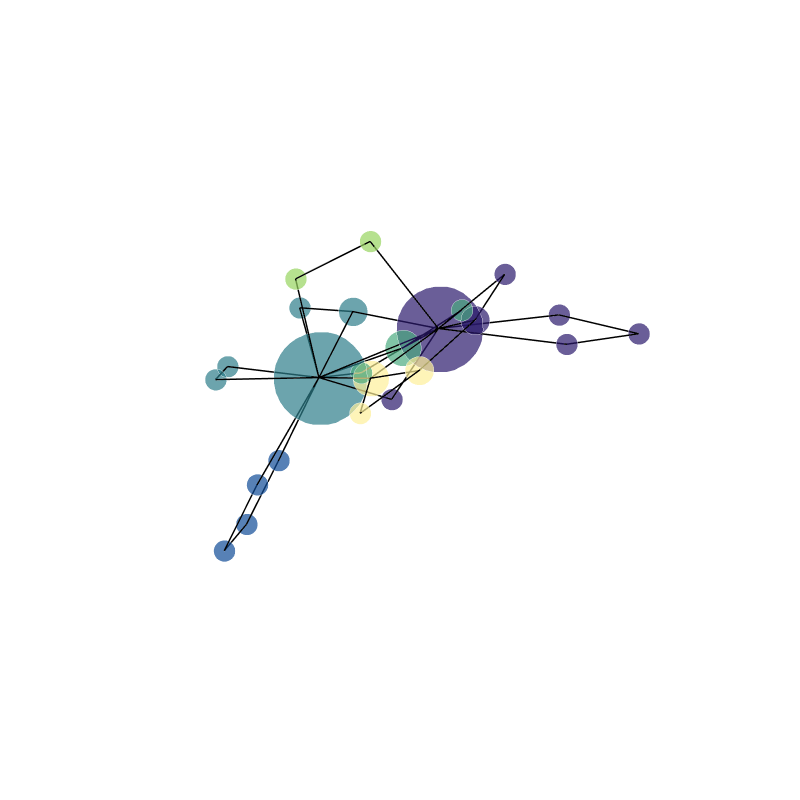

The notebook cell saved with this chart:
### Code cell
drawNetwork3D(nodes,edges)

### Figure 1 — Plotly figure (JSON) as saved in the notebook; plotly's stock layout.template omitted (floating-point values rounded to 4 significant figures)
{"data": [{"hoverinfo": "text", "line": {"color": "black", "width": 3}, "mode": "lines", "text": ["O(1,2)", "O(1,2)", null, "O(2)", "O(2)", null, "O(2)", "O(2)", null, "O(1)", "O(1)", null, "O(1,2,2)", "O(1,2,2)", null, "O(1)", "O(1)", null, "O(2)", "O(2)", null, "O(1,1,2,2)", "O(1,1,2,2)", null, "O(3)", "O(3)", null, "O(2)", "O(2)", null, "O(1)", "O(1)", null, "O(1,2)", "O(1,2)", null, "O(1)", "O(1)", null, "O(1,2,2)", "O(1,2,2)", null, "O(2,2)", "O(2,2)", null, "O(1,2,2)", "O(1,2,2)", null, "O(2)", "O(2)", null, "O(1,2,2)", "O(1,2,2)", null, "O(1,2)", "O(1,2)", null, "O(2)", "O(2)", null, "O(1,2)", "O(1,2)", null, "O(1,2,2)", "O(1,2,2)", null, "O(1,1)", "O(1,1)", null, "O(1,2)", "O(1,2)", null, "O(2)", "O(2)", null, "O(1,2,2)", "O(1,2,2)", null, "O(2)", "O(2)", null, "O(1,1,2)", "O(1,1,2)", null, "O(2,2,3)", "O(2,2,3)", null, "O(1,1,2)", "O(1,1,2)", null, "O(1,2)", "O(1,2)", null, "O(1)", "O(1)", null, "O(1,2)", "O(1,2)", null, "O(3)", "O(3)", null, "O(1,2)", "O(1,2)", null, "O(1,1,2)", "O(1,1,2)", null, "O(1,2)", "O(1,2)", null], "type": "scatter3d", "x": [-0.2112, 0.1087, null, -0.2112, -0.1226, null, -0.2112, -0.2983, null, -0.2112, -0.08163, null, -0.2112, -0.01566, null, -0.2112, -0.5514, null, -0.2112, -0.6687, null, -0.2112, -0.5367, null, -0.2112, -0.2491, null, -0.2112, 0.2473, null, -0.2112, -0.01468, null, 0.1087, -0.1226, null, 0.1087, -0.2983, null, 0.1087, 0.139, null, 0.1087, 0.3213, null, 0.1087, 0.4646, null, 0.1087, -0.05353, null, 0.1087, 0.2473, null, 0.1087, -0.2368, null, 0.1087, 0.23, null, 0.1087, 0.4537, null, 0.1087, -0.01468, null, -0.1226, -0.05353, null, -0.2983, -0.5514, null, -0.2983, -0.2368, null, -0.08163, 0.139, null, 0.3213, 0.4646, null, -0.01566, 0.3305, null, -0.01566, -0.2491, null, 0.3305, 0.2473, null, 0.3305, 0.5566, null, 0.2473, 0.5566, null, 0.23, 0.4065, null, 0.4065, 0.6241, null, 0.6241, 0.4537, null, -0.6687, -0.8421, null, -0.8421, -0.5367, null], "y": [0.1921, -0.2247, null, 0.1921, -0.2433, null, 0.1921, -0.1034, null, 0.1921, -0.07299, null, 0.1921, 0.5379, null, 0.1921, 0.02943, null, 0.1921, 0.4749, null, 0.1921, 0.6105, null, 0.1921, 0.4789, null, 0.1921, 0.2685, null, 0.1921, 0.112, null, -0.2247, -0.2433, null, -0.2247, -0.1034, null, -0.2247, -0.2928, null, -0.2247, -0.6298, null, -0.2247, -0.4985, null, -0.2247, -0.5425, null, -0.2247, 0.2685, null, -0.2247, -0.3309, null, -0.2247, -0.4402, null, -0.2247, -0.2989, null, -0.2247, 0.112, null, -0.2433, -0.5425, null, -0.1034, 0.02943, null, -0.1034, -0.3309, null, -0.07299, -0.2928, null, -0.6298, -0.4985, null, 0.5379, 0.5956, null, 0.5379, 0.4789, null, 0.5956, 0.2685, null, 0.5956, 0.5542, null, 0.2685, 0.5542, null, -0.4402, -0.5381, null, -0.5381, -0.4046, null, -0.4046, -0.2989, null, 0.4749, 0.7667, null, 0.7667, 0.6105, null], "z": [0.195, -0.09172, null, 0.195, 0.1448, null, 0.195, -0.0579, null, 0.195, 0.5379, null, 0.195, 0.4412, null, 0.195, 0.09425, null, 0.195, 0.1928, null, 0.195, 0.1576, null, 0.195, 0.5223, null, 0.195, 0.193, null, 0.195, -0.1063, null, -0.09172, 0.1448, null, -0.09172, -0.0579, null, -0.09172, 0.3749, null, -0.09172, -0.1188, null, -0.09172, -0.06484, null, -0.09172, 0.07898, null, -0.09172, 0.193, null, -0.09172, -0.2696, null, -0.09172, -0.621, null, -0.09172, -0.5543, null, -0.09172, -0.1063, null, 0.1448, 0.07898, null, -0.0579, 0.09425, null, -0.0579, -0.2696, null, 0.5379, 0.3749, null, -0.1188, -0.06484, null, 0.4412, 0.41, null, 0.4412, 0.5223, null, 0.41, 0.193, null, 0.41, 0.3316, null, 0.193, 0.3316, null, -0.621, -1, null, -1, -0.9375, null, -0.9375, -0.5543, null, 0.1928, 0.1476, null, 0.1476, 0.1576, null]}, {"hoverinfo": "text", "marker": {"color": [0, 2, 2, 3, 4, 4, 2, 2, 2, 0, 5, 5, 3, 3, 1, 1, 1, 1, 0, 0, 0, 0, 5, 0], "colorscale": [[0, "rgb(41, 24, 107)"], [0.09091, "rgb(42, 35, 160)"], [0.1818, "rgb(15, 71, 153)"], [0.2727, "rgb(18, 95, 142)"], [0.3636, "rgb(38, 116, 137)"], [0.4545, "rgb(53, 136, 136)"], [0.5455, "rgb(65, 157, 133)"], [0.6364, "rgb(81, 178, 124)"], [0.7273, "rgb(111, 198, 107)"], [0.8182, "rgb(160, 214, 91)"], [0.9091, "rgb(212, 225, 112)"], [1, "rgb(253, 238, 153)"]], "size": [60, 65, 20, 25, 15, 15, 15, 15, 15, 20, 20, 25, 15, 15, 15, 15, 15, 15, 15, 15, 15, 15, 15, 15], "symbol": "circle"}, "mode": "markers", "text": ["GBD", "DF#A", "GABD", "GAD", "F#GBD", "C#EG", "ACE", "EGAC", "F#ACD", "C#EGA", "E-F#AB", "EGB", "GBC#D", "DEGA", "BDF#", "BDEG", "DEG", "AC#E", "BDFG", "CEG", "EF#AC", "GB", "EF#GB", "GBCD"], "type": "scatter3d", "x": [-0.2112, 0.1087, -0.1226, -0.2983, -0.08163, 0.139, 0.3213, 0.4646, -0.05353, -0.01566, 0.3305, 0.2473, -0.5514, -0.2368, 0.23, 0.4065, 0.6241, 0.4537, -0.6687, -0.8421, -0.5367, -0.2491, 0.5566, -0.01468], "y": [0.1921, -0.2247, -0.2433, -0.1034, -0.07299, -0.2928, -0.6298, -0.4985, -0.5425, 0.5379, 0.5956, 0.2685, 0.02943, -0.3309, -0.4402, -0.5381, -0.4046, -0.2989, 0.4749, 0.7667, 0.6105, 0.4789, 0.5542, 0.112], "z": [0.195, -0.09172, 0.1448, -0.0579, 0.5379, 0.3749, -0.1188, -0.06484, 0.07898, 0.4412, 0.41, 0.193, 0.09425, -0.2696, -0.621, -1, -0.9375, -0.5543, 0.1928, 0.1476, 0.1576, 0.5223, 0.3316, -0.1063]}], "layout": {"height": 800, "hovermode": "closest", "margin": {"t": 100}, "scene": {"aspectmode": "auto", "aspectratio": {"x": 1.0, "y": 0.9528, "z": 1.049}, "xaxis": {"showbackground": false, "showgrid": false, "showline": false, "showticklabels": false, "title": {"text": ""}, "type": "linear", "zeroline": false}, "yaxis": {"showbackground": false, "showgrid": false, "showline": false, "showticklabels": false, "title": {"text": ""}, "type": "linear", "zeroline": false}, "zaxis": {"showbackground": false, "showgrid": false, "showline": false, "showticklabels": false, "title": {"text": ""}, "type": "linear", "zeroline": false}}, "showlegend": false, "title": {"text": ""}, "width": 800}}
